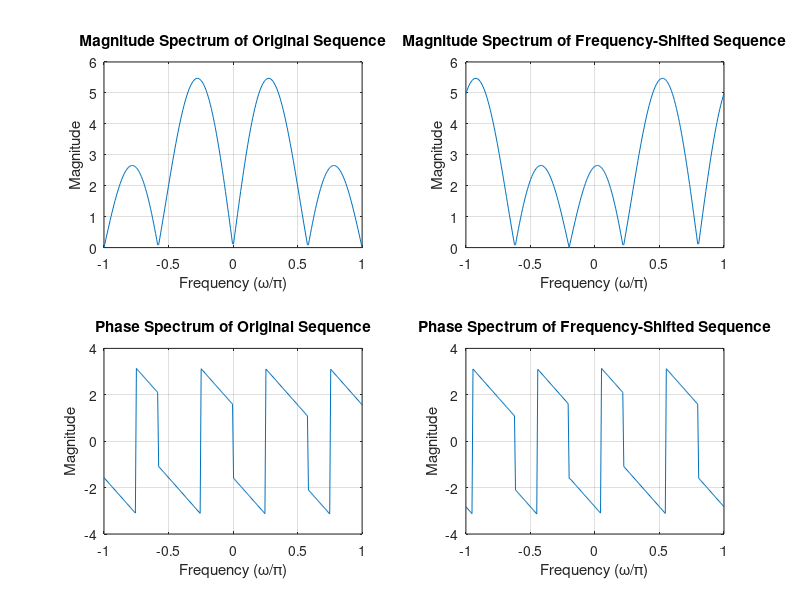

Reproduce this figure in MATLAB.
%Program P7_3
%Frequency-Shifting Properties of DTFT
clf;
% Frequency Range 
w = -pi:2*pi/255:pi; 
wo = 0.8*pi;   % this parameter controls the amount of frequency-shift

% Original Sequence
num1 = [-2, -1, 0, 1, 2];
L = length(num1);

% Computation of DFT (Original Sequence)
h1 = freqz(num1, 1, w);

%Time Index
n = 0:L-1;

% Computation of DFT (Frequency Shift Sequnece) 
num2 = exp(wo*i*n).*num1;
h2 = freqz(num2, 1, w);

% Plotting
subplot(2,2,1)
plot(w/pi, abs(h1));grid
title('Magnitude Spectrum of Original Sequence')
xlabel('Frequency (\omega/\pi)' );
ylabel('Magnitude');

subplot(2,2,2)
plot(w/pi, abs(h2));grid
title('Magnitude Spectrum of Frequency-Shifted Sequence')
xlabel('Frequency (\omega/\pi)' );
ylabel('Magnitude');


subplot(2,2,3)
plot(w/pi, angle(h1));grid
title('Phase Spectrum of Original Sequence')
xlabel('Frequency (\omega/\pi)' );
ylabel('Magnitude');


subplot(2,2,4)
plot(w/pi, angle(h2));grid
title('Phase Spectrum of Frequency-Shifted Sequence')
xlabel('Frequency (\omega/\pi)' );
ylabel('Magnitude');
